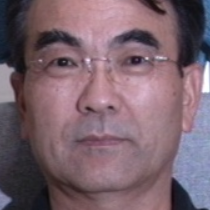
#> input picture Color/imgs/1.png, 210 x 210 px
$ python color.py
#> lines starting #> are read from the running program, lines starting #| are printed output that depends on the picture
import cv2
import numpy as np
import copy

def color_trans(ref_img, in_img):
    ref_img = copy.deepcopy(ref_img)
    in_img = copy.deepcopy(in_img)
    ref_img = cv2.cvtColor(ref_img, cv2.COLOR_BGR2LAB)
    in_img = cv2.cvtColor(in_img, cv2.COLOR_BGR2LAB)
    ref_avg, ref_std = cv2.meanStdDev(ref_img)
    in_avg, in_std = cv2.meanStdDev(in_img)
    height, width, channel = in_img.shape
    for i in range(0, height):
        for j in range(0, width):
            for k in range(0, channel):
                v = in_img[i, j, k]
                v = (v - in_avg[k]) * (ref_std[k] / in_std[k]) + ref_avg[k]
                v = 0 if v < 0 else v
                v = 255 if v > 255 else v
                in_img[i, j, k] = v
    out_img = cv2.cvtColor(in_img, cv2.COLOR_LAB2BGR)
    return out_img


img1 = cv2.imread("imgs/1.png")
#> img1 is the input picture: shape (210, 210, 3); mean B, G, R 109.3, 99.1, 122.3
img2 = cv2.imread("imgs/2.png")
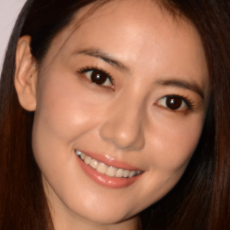
#> input picture Color/imgs/2.png, 230 x 230 px
#> img2 is the input picture: shape (230, 230, 3); mean B, G, R 72.2, 93.2, 137.8
cv2.imshow("1", img1)
cv2.imshow("2", img2)
cv2.imshow("1to2", color_trans(img1, img2))
#> in color_trans, `ref_img = cv2.cvtColor(ref_img, cv2.COLOR_BGR2LAB)`: ref_img: shape (210, 210, 3); mean of channels 0, 1, 2 112.1, 139.3, 125.9
#> in color_trans, `in_img = cv2.cvtColor(in_img, cv2.COLOR_BGR2LAB)`: in_img: shape (230, 230, 3); mean of channels 0, 1, 2 108.1, 143.3, 146.4
#> in color_trans, `ref_avg, ref_std = cv2.meanStdDev(ref_img)`: ref_avg = [112.1, 139.3, 125.9]; ref_std = [46.44, 5.54, 5.91]
#> in color_trans, `in_avg, in_std = cv2.meanStdDev(in_img)`: in_avg = [108.1, 143.3, 146.4]; in_std = [70, 6.9, 9.39]
#> after the loop in color_trans, `for i in range(0, height):`: in_img: shape (230, 230, 3); mean of channels 0, 1, 2 111.6, 138.8, 125.4
#> in color_trans, `out_img = cv2.cvtColor(in_img, cv2.COLOR_LAB2BGR)`:
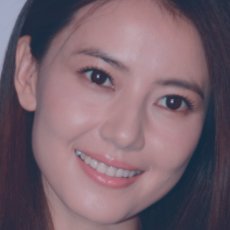
#> out_img: shape (230, 230, 3); mean B, G, R 109, 99, 120.9
cv2.imshow("2to1", color_trans(img2, img1))
#> in color_trans (call 2), `ref_avg, ref_std = cv2.meanStdDev(ref_img)`: ref_avg = [108.1, 143.3, 146.4]; ref_std = [70, 6.9, 9.39]
#> in color_trans (call 2), `in_avg, in_std = cv2.meanStdDev(in_img)`: in_avg = [112.1, 139.3, 125.9]; in_std = [46.44, 5.54, 5.91]
#> after the loop in color_trans (call 2), `for i in range(0, height):`: in_img: shape (210, 210, 3); mean of channels 0, 1, 2 109.7, 142.7, 145.9
#> in color_trans (call 2), `out_img = cv2.cvtColor(in_img, cv2.COLOR_LAB2BGR)`:
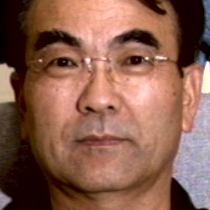
#> out_img: shape (210, 210, 3); mean B, G, R 78.1, 94.5, 137.3
cv2.waitKey()
cv2.destroyAllWindows()
